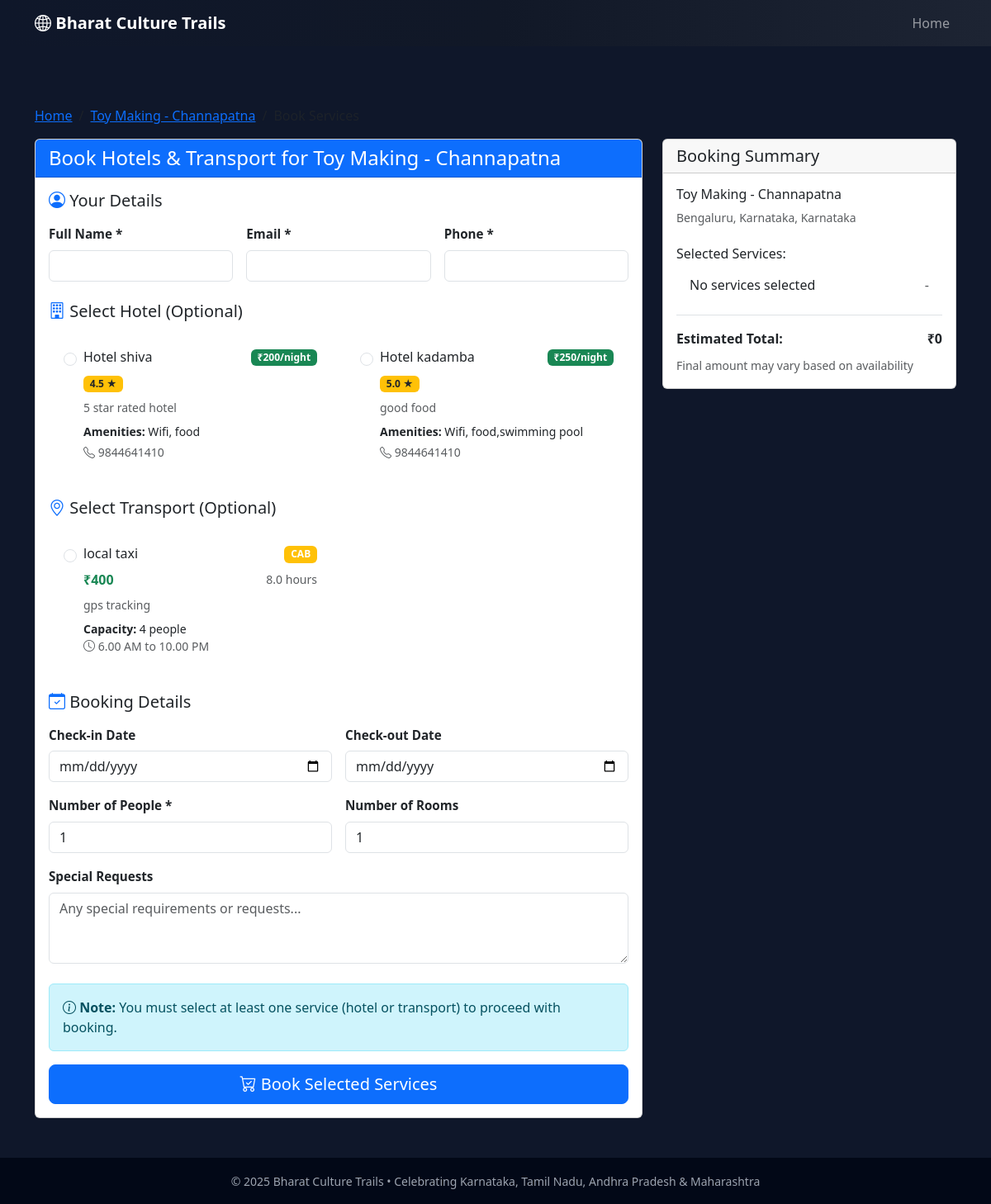
/book-services/1, run on the app's committed database.
### app.py (models this page shows)
class Place(db.Model):
    id = db.Column(db.Integer, primary_key=True)
    name = db.Column(db.String(120), nullable=False)
    state = db.Column(db.String(50), nullable=False)  # Karnataka, Tamil Nadu, etc.
    city = db.Column(db.String(80), nullable=True)
    short_intro = db.Column(db.String(200), nullable=False)
    description = db.Column(db.Text, nullable=False)
    culture_description = db.Column(db.Text, nullable=False)
    image_url = db.Column(db.String(300), nullable=True)
    video_url = db.Column(db.String(300), nullable=True)
    price_per_person = db.Column(db.Float, nullable=False, default=0.0)
    duration_days = db.Column(db.Integer, nullable=False, default=2)
    created_at = db.Column(db.DateTime, default=datetime.utcnow)

class Hotel(db.Model):
    id = db.Column(db.Integer, primary_key=True)
    place_id = db.Column(db.Integer, db.ForeignKey('place.id'), nullable=False)
    place = db.relationship('Place', backref=db.backref('hotels', lazy=True))
    name = db.Column(db.String(120), nullable=False)
    description = db.Column(db.Text, nullable=True)
    price_per_night = db.Column(db.Float, nullable=False, default=0.0)
    rating = db.Column(db.Float, nullable=True)  # 1-5 stars
    amenities = db.Column(db.String(300), nullable=True)  # comma separated
    image_url = db.Column(db.String(300), nullable=True)
    contact_info = db.Column(db.String(200), nullable=True)
    created_at = db.Column(db.DateTime, default=datetime.utcnow)

class Transport(db.Model):
    id = db.Column(db.Integer, primary_key=True)
    place_id = db.Column(db.Integer, db.ForeignKey('place.id'), nullable=False)
    place = db.relationship('Place', backref=db.backref('transports', lazy=True))
    transport_type = db.Column(db.String(20), nullable=False)  # bus, cab, train
    name = db.Column(db.String(120), nullable=False)
    description = db.Column(db.Text, nullable=True)
    price = db.Column(db.Float, nullable=False, default=0.0)
    capacity = db.Column(db.Integer, nullable=True)
    duration_hours = db.Column(db.Float, nullable=True)
    operating_hours = db.Column(db.String(100), nullable=True)
    contact_info = db.Column(db.String(200), nullable=True)
    created_at = db.Column(db.DateTime, default=datetime.utcnow)

### app.py (the view, shortened to what this page needs)
@app.route('/book-services/<int:place_id>', methods=['GET', 'POST'])
def book_services(place_id):
    place = Place.query.get_or_404(place_id)
    hotels = Hotel.query.filter_by(place_id=place_id).all()
    transports = Transport.query.filter_by(place_id=place_id).all()
    today = datetime.now().date()
    tomorrow = today + timedelta(days=1)
    return render_template('book_services.html',
                         place=place,
                         hotels=hotels,
                         transports=transports,
                         today=today.isoformat(),
                         tomorrow=tomorrow.isoformat())

### templates/book_services.html (shortened to what this page needs)
{% extends "base.html" %}
{% block content %}
<div class="container py-4">
  <div class="row">
    <div class="col-12">
      <nav aria-label="breadcrumb">
        <ol class="breadcrumb">
          <li class="breadcrumb-item"><a href="{{ url_for('index') }}">Home</a></li>
          <li class="breadcrumb-item"><a href="{{ url_for('place_detail', place_id=place.id) }}">{{ place.name }}</a></li>
          <li class="breadcrumb-item active">Book Services</li>
        </ol>
      </nav>
    </div>
  </div>
  <div class="row">
    <div class="col-lg-8">
      <div class="card mb-4">
        <div class="card-header bg-primary text-white">
          <h4 class="mb-0">Book Hotels & Transport for {{ place.name }}</h4>
        </div>
        <div class="card-body">
          <form method="POST" action="{{ url_for('book_services', place_id=place.id) }}">
            <div class="mb-4">
              <h5 class="mb-3">
                <i class="bi bi-person-circle text-primary"></i> Your Details
              </h5>
              <div class="row g-3">
                <div class="col-md-4">
                  <label for="customer_name" class="form-label">Full Name *</label>
                  <input type="text" class="form-control" id="customer_name" name="customer_name" required>
                </div>
                <div class="col-md-4">
                  <label for="customer_email" class="form-label">Email *</label>
                  <input type="email" class="form-control" id="customer_email" name="customer_email" required>
                </div>
                <div class="col-md-4">
                  <label for="customer_phone" class="form-label">Phone *</label>
                  <input type="tel" class="form-control" id="customer_phone" name="customer_phone" required>
                </div>
              </div>
            </div>
            <div class="mb-4">
              <h5 class="mb-3">
                <i class="bi bi-building text-primary"></i> Select Hotel (Optional)
              </h5>
              {% if hotels %}
                <div class="row g-3">
                  {% for hotel in hotels %}
                  <div class="col-md-6">
                    <div class="card hotel-card">
                      <div class="card-body">
                        <div class="form-check">
                          <input class="form-check-input" type="radio" name="hotel_id"
                                 id="hotel{{ hotel.id }}" value="{{ hotel.id }}">
                          <label class="form-check-label w-100" for="hotel{{ hotel.id }}">
                            <div class="d-flex justify-content-between align-items-start mb-2">
                              <h6 class="mb-0">{{ hotel.name }}</h6>
                              <span class="badge bg-success">₹{{ '%.0f'|format(hotel.price_per_night) }}/night</span>
                            </div>
                            {% if hotel.rating %}
                              <div class="mb-2">
                                <span class="badge bg-warning text-dark">{{ hotel.rating }} ★</span>
                              </div>
                            {% endif %}
                            {% if hotel.description %}
                              <p class="small text-muted mb-2">{{ hotel.description }}</p>
                            {% endif %}
                            {% if hotel.amenities %}
                              <div class="small">
                                <strong>Amenities:</strong> {{ hotel.amenities }}
                              </div>
                            {% endif %}
                            {% if hotel.contact_info %}
                              <div class="small text-muted mt-1">
                                <i class="bi bi-telephone"></i> {{ hotel.contact_info }}
                              </div>
                            {% endif %}
                          </label>
                        </div>
                      </div>
                    </div>
                  </div>
                  {% endfor %}
                </div>
              {% else %}
                <div class="alert alert-info">
                  <i class="bi bi-info-circle"></i> No hotels available for this location.
                </div>
              {% endif %}
            </div>
            <div class="mb-4">
              <h5 class="mb-3">
                <i class="bi bi-geo-alt text-primary"></i> Select Transport (Optional)
              </h5>
              {% if transports %}
                <div class="row g-3">
                  {% for transport in transports %}
                  <div class="col-md-6">
                    <div class="card transport-card">
                      <div class="card-body">
                        <div class="form-check">
                          <input class="form-check-input" type="radio" name="transport_id"
                                 id="transport{{ transport.id }}" value="{{ transport.id }}">
                          <label class="form-check-label w-100" for="transport{{ transport.id }}">
                            <div class="d-flex justify-content-between align-items-start mb-2">
                              <h6 class="mb-0">{{ transport.name }}</h6>
                              <span class="badge
                                {% if transport.transport_type == 'bus' %}bg-info
                                {% elif transport.transport_type == 'cab' %}bg-warning
                                {% elif transport.transport_type == 'train' %}bg-success
                                {% else %}bg-secondary{% endif %}">
                                {{ transport.transport_type|upper }}
                              </span>
                            </div>
                            <div class="d-flex justify-content-between align-items-center mb-2">
                              <span class="text-success fw-bold">₹{{ '%.0f'|format(transport.price) }}</span>
                              {% if transport.duration_hours %}
                                <small class="text-muted">{{ transport.duration_hours }} hours</small>
                              {% endif %}
                            </div>
                            {% if transport.description %}
                              <p class="small text-muted mb-2">{{ transport.description }}</p>
                            {% endif %}
                            {% if transport.capacity %}
                              <div class="small">
                                <strong>Capacity:</strong> {{ transport.capacity }} people
                              </div>
                            {% endif %}
                            {% if transport.operating_hours %}
                              <div class="small text-muted">
                                <i class="bi bi-clock"></i> {{ transport.operating_hours }}
                              </div>
                            {% endif %}
                          </label>
                        </div>
                      </div>
                    </div>
                  </div>
                  {% endfor %}
                </div>
              {% else %}
                <div class="alert alert-info">
                  <i class="bi bi-info-circle"></i> No transport services available for this location.
                </div>
              {% endif %}
            </div>
            <div class="mb-4">
              <h5 class="mb-3">
                <i class="bi bi-calendar-check text-primary"></i> Booking Details
              </h5>
              <div class="row g-3">
                <div class="col-md-6">
                  <label for="check_in" class="form-label">Check-in Date</label>
                  <input type="date" class="form-control" id="check_in" name="check_in"
                         min="{{ today }}">
                </div>
                <div class="col-md-6">
                  <label for="check_out" class="form-label">Check-out Date</label>
                  <input type="date" class="form-control" id="check_out" name="check_out"
                         min="{{ tomorrow }}">
                </div>
                <div class="col-md-6">
                  <label for="num_people" class="form-label">Number of People *</label>
                  <input type="number" class="form-control" id="num_people" name="num_people"
                         min="1" value="1" required>
                </div>
                <div class="col-md-6">
                  <label for="num_rooms" class="form-label">Number of Rooms</label>
                  <input type="number" class="form-control" id="num_rooms" name="num_rooms"
                         min="1" value="1">
                </div>
                <div class="col-12">
                  <label for="special_requests" class="form-label">Special Requests</label>
                  <textarea class="form-control" id="special_requests" name="special_requests"
                            rows="3" placeholder="Any special requirements or requests..."></textarea>
                </div>
              </div>
            </div>
            <div class="alert alert-info">
              <i class="bi bi-info-circle"></i>
              <strong>Note:</strong> You must select at least one service (hotel or transport) to proceed with booking.
            </div>
            <div class="d-grid">
              <button type="submit" class="btn btn-primary btn-lg" id="submitBtn">
                <i class="bi bi-cart-check"></i> Book Selected Services
              </button>
            </div>
          </form>
        </div>
      </div>
    </div>
    <div class="col-lg-4">
      <div class="card sticky-top" style="top: 20px;">
        <div class="card-header">
          <h5 class="mb-0">Booking Summary</h5>
        </div>
        <div class="card-body">
          <h6>{{ place.name }}</h6>
          <p class="text-muted small">{{ place.city }}, {{ place.state }}</p>
          <div class="mt-4">
            <h6>Selected Services:</h6>
            <ul class="list-group list-group-flush" id="selectedServices">
              <li class="list-group-item d-flex justify-content-between align-items-center">
                No services selected
                <span class="text-muted">-</span>
              </li>
            </ul>
          </div>
          <div class="mt-3 pt-3 border-top">
            <div class="d-flex justify-content-between align-items-center mb-2">
              <strong>Estimated Total:</strong>
              <strong id="totalAmount">₹0</strong>
            </div>
            <small class="text-muted">Final amount may vary based on availability</small>
          </div>
        </div>
      </div>
    </div>
  </div>
</div>
{% endblock %}

### static/css/style.css (style rules this page uses)
body { font-family: system-ui, -apple-system, BlinkMacSystemFont, "Segoe UI", sans-serif; background: #0f172a; color: #f8fafc; }

### templates/base.html (style rules this page uses)
.form-label { color: #212529 !important; font-weight: 600; font-size: 0.95rem; }
.hotel-card, .transport-card { transition: all 0.3s ease; border: 2px solid transparent; }
.sticky-top { position: sticky; z-index: 100; }

### data on the page
Place: name "Toy Making - Channapatna", city "Bengaluru, Karnataka", state "Karnataka"
Hotel: name "Hotel shiva", price_per_night "200", rating "4.5", description "5 star rated hotel", amenities "Wifi, food", contact_info "9844641410"
Hotel: name "Hotel kadamba", price_per_night "250", rating "5.0", description "good food", amenities "Wifi, food,swimming pool", contact_info "9844641410"
Transport: price "400"
